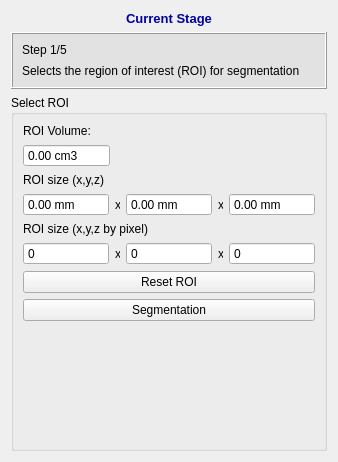
<?xml version="1.0" encoding="UTF-8"?>
<ui version="4.0">
 <class>QInteractorStyleROI</class>
 <widget class="QWidget" name="QInteractorStyleROI">
  <property name="geometry">
   <rect>
    <x>0</x>
    <y>0</y>
    <width>338</width>
    <height>462</height>
   </rect>
  </property>
  <property name="windowTitle">
   <string>ROI</string>
  </property>
  <layout class="QVBoxLayout" name="verticalLayout">
   <item>
    <widget class="QLabel" name="label_37">
     <property name="font">
      <font>
       <pointsize>10</pointsize>
       <weight>75</weight>
       <bold>true</bold>
      </font>
     </property>
     <property name="text">
      <string>&lt;html&gt;&lt;head/&gt;&lt;body&gt;&lt;p&gt;&lt;span style=&quot; color:#0000a5;&quot;&gt;Current Stage&lt;/span&gt;&lt;/p&gt;&lt;/body&gt;&lt;/html&gt;</string>
     </property>
     <property name="alignment">
      <set>Qt::AlignCenter</set>
     </property>
    </widget>
   </item>
   <item>
    <widget class="QFrame" name="frame_9">
     <property name="minimumSize">
      <size>
       <width>0</width>
       <height>0</height>
      </size>
     </property>
     <property name="font">
      <font>
       <family>Arial</family>
       <pointsize>10</pointsize>
      </font>
     </property>
     <property name="styleSheet">
      <string notr="true">background-color: rgb(226, 226, 226)</string>
     </property>
     <property name="frameShape">
      <enum>QFrame::Box</enum>
     </property>
     <property name="frameShadow">
      <enum>QFrame::Raised</enum>
     </property>
     <property name="lineWidth">
      <number>1</number>
     </property>
     <layout class="QVBoxLayout" name="verticalLayout_23">
      <property name="spacing">
       <number>7</number>
      </property>
      <item>
       <layout class="QVBoxLayout" name="verticalLayout_24">
        <property name="spacing">
         <number>7</number>
        </property>
        <item>
         <layout class="QHBoxLayout" name="horizontalLayout_15">
          <item>
           <widget class="QLabel" name="label_38">
            <property name="font">
             <font>
              <family>Arial</family>
             </font>
            </property>
            <property name="text">
             <string>Step 1/5</string>
            </property>
           </widget>
          </item>
         </layout>
        </item>
       </layout>
      </item>
      <item>
       <widget class="QLabel" name="label_8">
        <property name="text">
         <string>Selects the region of interest (ROI) for segmentation</string>
        </property>
        <property name="wordWrap">
         <bool>true</bool>
        </property>
       </widget>
      </item>
     </layout>
    </widget>
   </item>
   <item>
    <widget class="QGroupBox" name="groupBox">
     <property name="title">
      <string>Select ROI</string>
     </property>
     <layout class="QVBoxLayout" name="verticalLayout_3">
      <item>
       <widget class="QLabel" name="label_9">
        <property name="text">
         <string>ROI Volume:</string>
        </property>
       </widget>
      </item>
      <item>
       <layout class="QHBoxLayout" name="horizontalLayout_3">
        <item>
         <widget class="QDoubleSpinBox" name="volumeDoubleSpinBox">
          <property name="enabled">
           <bool>true</bool>
          </property>
          <property name="readOnly">
           <bool>true</bool>
          </property>
          <property name="buttonSymbols">
           <enum>QAbstractSpinBox::NoButtons</enum>
          </property>
          <property name="suffix">
           <string> cm3</string>
          </property>
          <property name="maximum">
           <double>65535.000000000000000</double>
          </property>
         </widget>
        </item>
        <item>
         <spacer name="horizontalSpacer">
          <property name="orientation">
           <enum>Qt::Horizontal</enum>
          </property>
          <property name="sizeHint" stdset="0">
           <size>
            <width>40</width>
            <height>20</height>
           </size>
          </property>
         </spacer>
        </item>
       </layout>
      </item>
      <item>
       <widget class="QLabel" name="label_19">
        <property name="text">
         <string>ROI size (x,y,z)</string>
        </property>
       </widget>
      </item>
      <item>
       <layout class="QHBoxLayout" name="horizontalLayout_4">
        <item>
         <widget class="QDoubleSpinBox" name="sizeDoubleSpinBoxX_mm">
          <property name="readOnly">
           <bool>true</bool>
          </property>
          <property name="buttonSymbols">
           <enum>QAbstractSpinBox::NoButtons</enum>
          </property>
          <property name="suffix">
           <string> mm</string>
          </property>
          <property name="maximum">
           <double>9999.000000000000000</double>
          </property>
         </widget>
        </item>
        <item>
         <widget class="QLabel" name="label_5">
          <property name="maximumSize">
           <size>
            <width>5</width>
            <height>16777215</height>
           </size>
          </property>
          <property name="contextMenuPolicy">
           <enum>Qt::ActionsContextMenu</enum>
          </property>
          <property name="styleSheet">
           <string notr="true">QLabel{
	text-align: center
}</string>
          </property>
          <property name="text">
           <string>x</string>
          </property>
         </widget>
        </item>
        <item>
         <widget class="QDoubleSpinBox" name="sizeDoubleSpinBoxY_mm">
          <property name="readOnly">
           <bool>true</bool>
          </property>
          <property name="buttonSymbols">
           <enum>QAbstractSpinBox::NoButtons</enum>
          </property>
          <property name="suffix">
           <string> mm</string>
          </property>
          <property name="maximum">
           <double>9999.000000000000000</double>
          </property>
         </widget>
        </item>
        <item>
         <widget class="QLabel" name="label_6">
          <property name="maximumSize">
           <size>
            <width>5</width>
            <height>16777215</height>
           </size>
          </property>
          <property name="contextMenuPolicy">
           <enum>Qt::ActionsContextMenu</enum>
          </property>
          <property name="styleSheet">
           <string notr="true">QLabel{
	text-align: center
}</string>
          </property>
          <property name="text">
           <string>x</string>
          </property>
         </widget>
        </item>
        <item>
         <widget class="QDoubleSpinBox" name="sizeDoubleSpinBoxZ_mm">
          <property name="readOnly">
           <bool>true</bool>
          </property>
          <property name="buttonSymbols">
           <enum>QAbstractSpinBox::NoButtons</enum>
          </property>
          <property name="suffix">
           <string> mm</string>
          </property>
          <property name="maximum">
           <double>9999.000000000000000</double>
          </property>
         </widget>
        </item>
       </layout>
      </item>
      <item>
       <widget class="QLabel" name="label_10">
        <property name="text">
         <string>ROI size (x,y,z by pixel)</string>
        </property>
       </widget>
      </item>
      <item>
       <layout class="QHBoxLayout" name="horizontalLayout_8">
        <item>
         <widget class="QSpinBox" name="sizeSpinBoxX">
          <property name="buttonSymbols">
           <enum>QAbstractSpinBox::NoButtons</enum>
          </property>
          <property name="maximum">
           <number>99999</number>
          </property>
         </widget>
        </item>
        <item>
         <widget class="QLabel" name="label_7">
          <property name="maximumSize">
           <size>
            <width>5</width>
            <height>16777215</height>
           </size>
          </property>
          <property name="contextMenuPolicy">
           <enum>Qt::ActionsContextMenu</enum>
          </property>
          <property name="styleSheet">
           <string notr="true">QLabel{
	text-align: center
}</string>
          </property>
          <property name="text">
           <string>x</string>
          </property>
         </widget>
        </item>
        <item>
         <widget class="QSpinBox" name="sizeSpinBoxY">
          <property name="buttonSymbols">
           <enum>QAbstractSpinBox::NoButtons</enum>
          </property>
          <property name="maximum">
           <number>99999</number>
          </property>
         </widget>
        </item>
        <item>
         <widget class="QLabel" name="label_18">
          <property name="maximumSize">
           <size>
            <width>5</width>
            <height>16777215</height>
           </size>
          </property>
          <property name="contextMenuPolicy">
           <enum>Qt::ActionsContextMenu</enum>
          </property>
          <property name="styleSheet">
           <string notr="true">QLabel{
	text-align: center
}</string>
          </property>
          <property name="text">
           <string>x</string>
          </property>
         </widget>
        </item>
        <item>
         <widget class="QSpinBox" name="sizeSpinBoxZ">
          <property name="buttonSymbols">
           <enum>QAbstractSpinBox::NoButtons</enum>
          </property>
          <property name="maximum">
           <number>99999</number>
          </property>
         </widget>
        </item>
       </layout>
      </item>
      <item>
       <widget class="QPushButton" name="resetROIPushButton">
        <property name="text">
         <string>Reset ROI</string>
        </property>
       </widget>
      </item>
      <item>
       <widget class="QPushButton" name="segmentationPushButton">
        <property name="text">
         <string>Segmentation</string>
        </property>
       </widget>
      </item>
      <item>
       <spacer name="verticalSpacer_8">
        <property name="orientation">
         <enum>Qt::Vertical</enum>
        </property>
        <property name="sizeHint" stdset="0">
         <size>
          <width>20</width>
          <height>40</height>
         </size>
        </property>
       </spacer>
      </item>
     </layout>
     <zorder>label_9</zorder>
     <zorder>label_10</zorder>
     <zorder></zorder>
     <zorder>resetROIPushButton</zorder>
     <zorder>segmentationPushButton</zorder>
     <zorder>verticalSpacer_8</zorder>
     <zorder>label_19</zorder>
    </widget>
   </item>
  </layout>
 </widget>
 <resources/>
 <connections/>
</ui>
